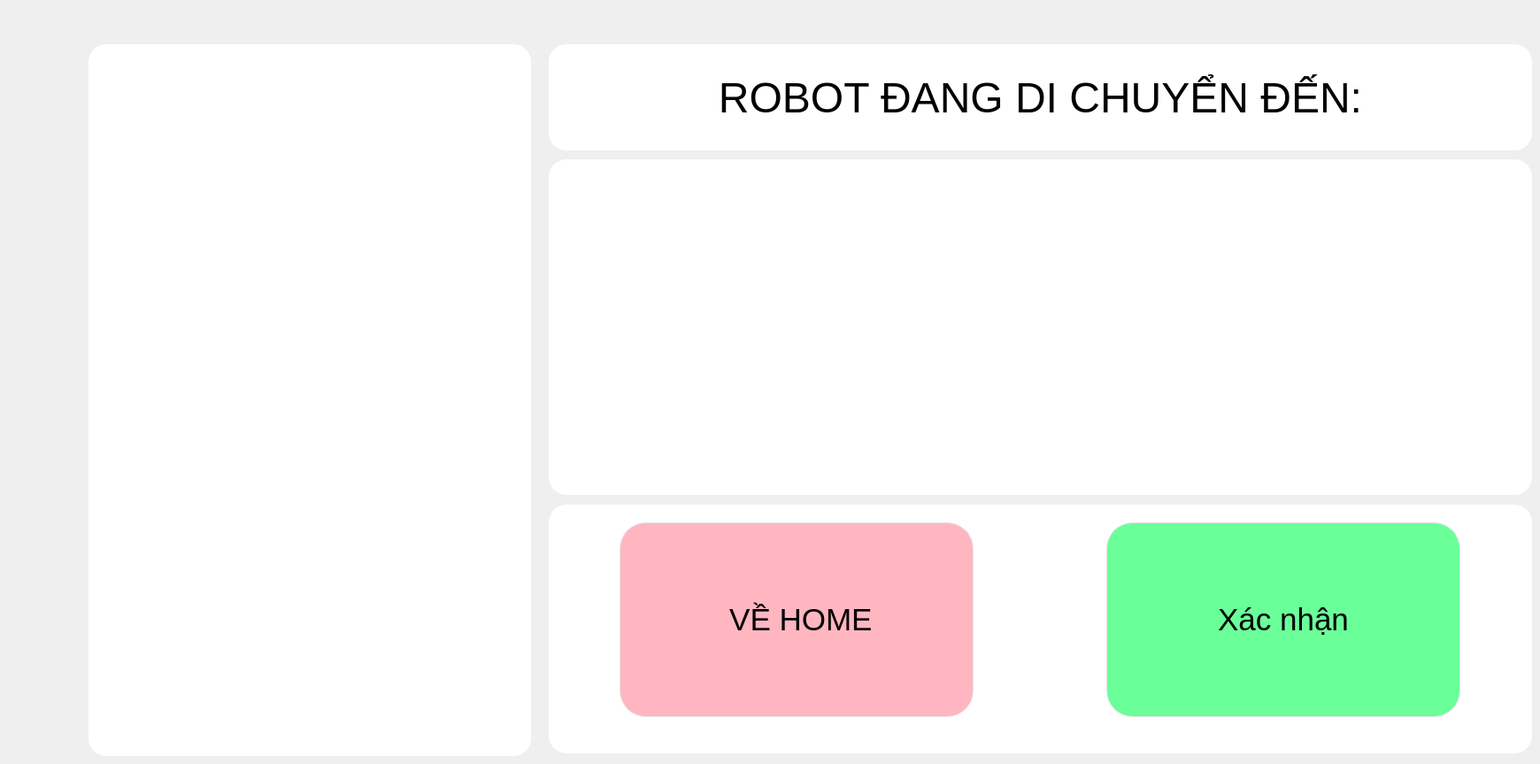
    <widget class="QWidget" name="page_robot_dichuyen">
     <widget class="QLabel" name="label_xe">
      <property name="geometry">
       <rect>
        <x>100</x>
        <y>50</y>
        <width>500</width>
        <height>804</height>
       </rect>
      </property>
      <property name="minimumSize">
       <size>
        <width>500</width>
        <height>804</height>
       </size>
      </property>
      <property name="maximumSize">
       <size>
        <width>500</width>
        <height>804</height>
       </size>
      </property>
      <property name="mouseTracking">
       <bool>false</bool>
      </property>
      <property name="toolTipDuration">
       <number>7</number>
      </property>
      <property name="layoutDirection">
       <enum>Qt::LeftToRight</enum>
      </property>
      <property name="autoFillBackground">
       <bool>false</bool>
      </property>
      <property name="styleSheet">
       <string notr="true">background-color: rgb(255, 255, 255);
border-radius: 20px;
border: 3px solid rgb(255, 255, 255);</string>
      </property>
      <property name="frameShadow">
       <enum>QFrame::Plain</enum>
      </property>
      <property name="text">
       <string/>
      </property>
      <property name="pixmap">
       <pixmap>../images/pic_robotleten-removebg-preview.png</pixmap>
      </property>
      <property name="scaledContents">
       <bool>true</bool>
      </property>
      <property name="wordWrap">
       <bool>false</bool>
      </property>
     </widget>
     <widget class="QLabel" name="label_name_tt">
      <property name="geometry">
       <rect>
        <x>620</x>
        <y>50</y>
        <width>1111</width>
        <height>120</height>
       </rect>
      </property>
      <property name="font">
       <font>
        <pointsize>36</pointsize>
       </font>
      </property>
      <property name="styleSheet">
       <string notr="true">border: 3px solid rgb(255, 255, 255);
background-color: rgb(255, 255, 255);
border-radius: 20px;</string>
      </property>
      <property name="text">
       <string>ROBOT ĐANG DI CHUYỂN ĐẾN:</string>
      </property>
      <property name="alignment">
       <set>Qt::AlignCenter</set>
      </property>
     </widget>
     <widget class="QLabel" name="label_tt">
      <property name="geometry">
       <rect>
        <x>620</x>
        <y>180</y>
        <width>1111</width>
        <height>379</height>
       </rect>
      </property>
      <property name="font">
       <font>
        <pointsize>72</pointsize>
       </font>
      </property>
      <property name="styleSheet">
       <string notr="true">border: 3px solid rgb(255, 255, 255);
background-color: rgb(255, 255, 255);
border-radius: 20px;</string>
      </property>
      <property name="text">
       <string/>
      </property>
      <property name="alignment">
       <set>Qt::AlignCenter</set>
      </property>
     </widget>
     <widget class="QFrame" name="frame_10">
      <property name="geometry">
       <rect>
        <x>620</x>
        <y>570</y>
        <width>1111</width>
        <height>281</height>
       </rect>
      </property>
      <property name="styleSheet">
       <string notr="true">border: 3px solid rgb(255, 255, 255);
background-color: rgb(255, 255, 255);
border-radius: 20px;</string>
      </property>
      <property name="frameShape">
       <enum>QFrame::StyledPanel</enum>
      </property>
      <property name="frameShadow">
       <enum>QFrame::Raised</enum>
      </property>
      <widget class="QPushButton" name="btn_ve_home_khancap">
       <property name="geometry">
        <rect>
         <x>80</x>
         <y>20</y>
         <width>400</width>
         <height>220</height>
        </rect>
       </property>
       <property name="minimumSize">
        <size>
         <width>400</width>
         <height>220</height>
        </size>
       </property>
       <property name="maximumSize">
        <size>
         <width>400</width>
         <height>220</height>
        </size>
       </property>
       <property name="font">
        <font>
         <family>MS Shell Dlg 2</family>
         <pointsize>26</pointsize>
         <weight>9</weight>
         <italic>false</italic>
         <bold>false</bold>
        </font>
       </property>
       <property name="styleSheet">
        <string notr="true">QPushButton#btn_ve_home_khancap{
    border-radius: 30px;
	font: 75 26pt &quot;MS Shell Dlg 2&quot;;
	border: 1px solid rgb(230, 230, 230);
	background-color: rgb(255,182,193);
/*border: 3px solid rgb(0, 0, 255);*/

}

QPushButton#btn_ve_home_khancap:pressed{
padding-left :2px;
padding-top :2px;

	background-color: rgb(255,0,0);
}
QPushButton#btn_ve_home_khancap:checked {
background-color: rgb(255,0,0);

}

</string>
       </property>
       <property name="text">
        <string> VỀ HOME</string>
       </property>
       <property name="icon">
        <iconset>
         <normaloff>../../../../lab/ROBOT_NH_V3/images/back.png</normaloff>../../../../lab/ROBOT_NH_V3/images/back.png</iconset>
       </property>
       <property name="iconSize">
        <size>
         <width>100</width>
         <height>100</height>
        </size>
       </property>
      </widget>
      <widget class="QPushButton" name="btn_xac_nhan">
       <property name="geometry">
        <rect>
         <x>630</x>
         <y>20</y>
         <width>400</width>
         <height>220</height>
        </rect>
       </property>
       <property name="minimumSize">
        <size>
         <width>400</width>
         <height>220</height>
        </size>
       </property>
       <property name="maximumSize">
        <size>
         <width>400</width>
         <height>220</height>
        </size>
       </property>
       <property name="font">
        <font>
         <family>MS Shell Dlg 2</family>
         <pointsize>26</pointsize>
         <weight>9</weight>
         <italic>false</italic>
         <bold>false</bold>
        </font>
       </property>
       <property name="styleSheet">
        <string notr="true">QPushButton#btn_xac_nhan{
    border-radius: 30px;
	font: 75 26pt &quot;MS Shell Dlg 2&quot;;
	border: 1px solid rgb(230, 230, 230);
	background-color: rgb(106, 255, 153);
/*border: 3px solid rgb(0, 0, 255);*/

}

QPushButton#btn_xac_nhan:pressed{
padding-left :2px;
padding-top :2px;

	background-color: rgb(0, 230, 77);
}
QPushButton#btn_xac_nhan:checked {
background-color: rgb(0, 230, 77);

}

</string>
       </property>
       <property name="text">
        <string>Xác nhận</string>
       </property>
       <property name="icon">
        <iconset>
         <normaloff>../../../.designer/images/checks.png</normaloff>../../../.designer/images/checks.png</iconset>
       </property>
       <property name="iconSize">
        <size>
         <width>101</width>
         <height>100</height>
        </size>
       </property>
      </widget>
     </widget>
    </widget>
